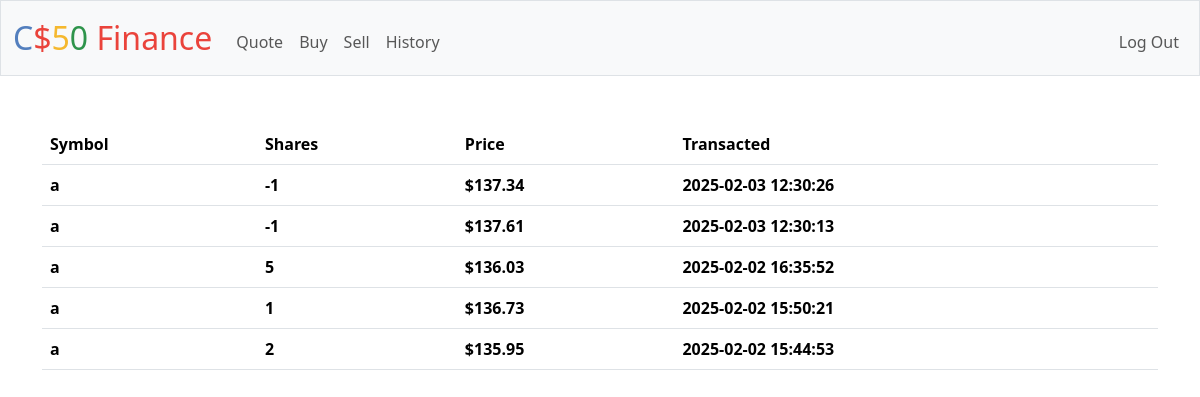
The app's page /history (signed in) with its own data.
### tables this page shows
CREATE TABLE transactions (
id integer primary key autoincrement,
user_id integer not null,
symbol text not null,
shares integer not null,
price numeric not null,
transacted timestamp default current_timestamp,
foreign key(user_id) references users(id));

### app.py (the view)
@app.route("/history")
@login_required
def history():
    rows = db.execute(
        "SELECT * FROM transactions WHERE user_id = ? ORDER BY transacted DESC", session["user_id"])
    return render_template("history.html", rows=rows)

### app.py (called while the page is built)
@app.after_request
def after_request(response):
    response.headers["Cache-Control"] = "no-cache, no-store, must-revalidate"
    response.headers["Expires"] = 0
    response.headers["Pragma"] = "no-cache"
    return response

### helpers.py (called while the page is built)
def login_required(f):
    @wraps(f)
    def decorated_function(*args, **kwargs):
        if session.get("user_id") is None:
            return redirect("/login")
        return f(*args, **kwargs)
    return decorated_function

def usd(value):
    return f"${value:,.2f}"

### templates/history.html (shortened to what this page needs)
{% extends "layout.html" %}
{% block main %}
        <table id="t1" class ="table">
            <thead>
                <tr>
                    <th class="text-start">Symbol</th>
                    <th class="text-start">Shares</th>
                    <th class="text-start">Price</th>
                    <th class="text-start">Transacted</th>
                </tr>
            </thead>
            <tbody>
                {% for row in rows %}
                <tr>
                    <th class="text-start">{{ row["symbol"] }}</th>
                    <th class="text-start">{{ row["shares"] }}</th>
                    <th class="text-start">{{ row["price"] | usd }}</th>
                    <th class="text-start">{{ row["transacted"] }}</th>
                </tr>
                {% endfor %}
            </tbody>
        </table>
{% endblock %}

### templates/layout.html (shortened to what this page needs)
<!DOCTYPE html>
<html lang="en">
    <head>
        <link href="https://cdn.jsdelivr.net/npm/bootstrap@5.3.3/dist/css/bootstrap.min.css" rel="stylesheet">
        <link href="/static/styles.css" rel="stylesheet">
    </head>
    <body>
        <nav class="bg-light border navbar navbar-expand-md navbar-light">
            <div class="container-fluid">
                <a class="navbar-brand" href="/"><span class="blue">C</span><span class="red">$</span><span class="yellow">5</span><span class="green">0</span> <span class="red">Finance</span></a>
                <div class="collapse navbar-collapse" id="navbar">
                    {% if session["user_id"] %}
                        <ul class="navbar-nav me-auto mt-2">
                            <li class="nav-item"><a class="nav-link" href="/quote">Quote</a></li>
                            <li class="nav-item"><a class="nav-link" href="/buy">Buy</a></li>
                            <li class="nav-item"><a class="nav-link" href="/sell">Sell</a></li>
                            <li class="nav-item"><a class="nav-link" href="/history">History</a></li>
                        </ul>
                        <ul class="navbar-nav ms-auto mt-2">
                            <li class="nav-item"><a class="nav-link" href="/logout">Log Out</a></li>
                        </ul>
                    {% else %}
                        <ul class="navbar-nav ms-auto mt-2">
                            <li class="nav-item"><a class="nav-link" href="/register">Register</a></li>
                            <li class="nav-item"><a class="nav-link" href="/login">Log In</a></li>
                        </ul>
                    {% endif %}
                </div>
            </div>
        </nav>
        <main class="container py-5 text-center">
            {% block main %}{% endblock %}
        </main>
    </body>
</html>

### static/styles.css (style rules this page uses)
nav .navbar-brand { font-size: xx-large; }
nav .navbar-brand .blue { color: #537fbe; }
nav .navbar-brand .red { color: #ea433b; }
nav .navbar-brand .yellow { color: #f5b82e; }
nav .navbar-brand .green { color: #2e944b; }

### records on screen
transactions: symbol "a", shares "-1", price "$137.34", transacted "2025-02-03 12:30:26"
transactions: symbol "a", shares "-1", price "$137.61", transacted "2025-02-03 12:30:13"
transactions: symbol "a", shares "5", price "$136.03", transacted "2025-02-02 16:35:52"
transactions: symbol "a", shares "1", price "$136.73", transacted "2025-02-02 15:50:21"
transactions: symbol "a", shares "2", price "$135.95", transacted "2025-02-02 15:44:53"
